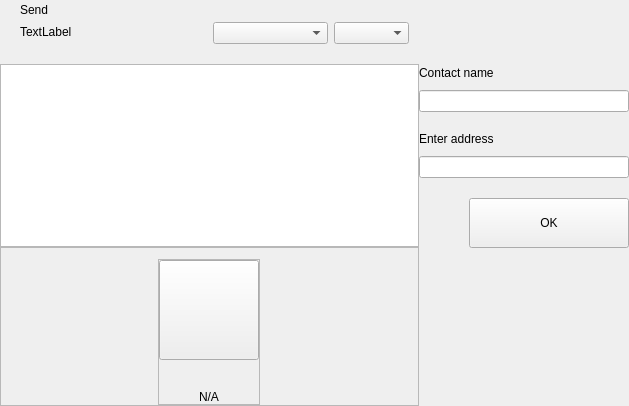
<?xml version="1.0" encoding="UTF-8"?>
<ui version="4.0">
 <class>AddressesWidget</class>
 <widget class="QWidget" name="AddressesWidget">
  <property name="geometry">
   <rect>
    <x>0</x>
    <y>0</y>
    <width>629</width>
    <height>406</height>
   </rect>
  </property>
  <property name="windowTitle">
   <string>Form</string>
  </property>
  <layout class="QHBoxLayout" name="horizontalLayout_2" stretch="2,1">
   <property name="spacing">
    <number>0</number>
   </property>
   <property name="leftMargin">
    <number>0</number>
   </property>
   <property name="topMargin">
    <number>0</number>
   </property>
   <property name="rightMargin">
    <number>0</number>
   </property>
   <property name="bottomMargin">
    <number>0</number>
   </property>
   <item>
    <widget class="QWidget" name="left" native="true">
     <layout class="QVBoxLayout" name="verticalLayout_3">
      <property name="leftMargin">
       <number>0</number>
      </property>
      <property name="topMargin">
       <number>0</number>
      </property>
      <property name="rightMargin">
       <number>0</number>
      </property>
      <property name="bottomMargin">
       <number>0</number>
      </property>
      <item>
       <layout class="QVBoxLayout" name="verticalLayout_21">
        <property name="spacing">
         <number>0</number>
        </property>
        <item>
         <layout class="QHBoxLayout" name="horizontalLayout_3">
          <property name="spacing">
           <number>0</number>
          </property>
          <property name="leftMargin">
           <number>20</number>
          </property>
          <property name="rightMargin">
           <number>10</number>
          </property>
          <item>
           <layout class="QVBoxLayout" name="verticalLayout_8">
            <property name="spacing">
             <number>5</number>
            </property>
            <item>
             <widget class="QLabel" name="labelTitle">
              <property name="text">
               <string>Send</string>
              </property>
             </widget>
            </item>
            <item alignment="Qt::AlignTop">
             <widget class="QLabel" name="labelSubtitle1">
              <property name="text">
               <string>TextLabel</string>
              </property>
             </widget>
            </item>
           </layout>
          </item>
          <item>
           <spacer name="horizontalSpacer11">
            <property name="orientation">
             <enum>Qt::Horizontal</enum>
            </property>
            <property name="sizeHint" stdset="0">
             <size>
              <width>60</width>
              <height>20</height>
             </size>
            </property>
           </spacer>
          </item>
          <item>
           <widget class="QWidget" name="sortWidget" native="true">
            <layout class="QHBoxLayout" name="horizontalLayout_6">
             <property name="leftMargin">
              <number>0</number>
             </property>
             <property name="topMargin">
              <number>22</number>
             </property>
             <property name="rightMargin">
              <number>0</number>
             </property>
             <property name="bottomMargin">
              <number>0</number>
             </property>
             <item>
              <widget class="QComboBox" name="comboBoxSort">
               <property name="sizePolicy">
                <sizepolicy hsizetype="Preferred" vsizetype="Fixed">
                 <horstretch>0</horstretch>
                 <verstretch>0</verstretch>
                </sizepolicy>
               </property>
               <property name="minimumSize">
                <size>
                 <width>115</width>
                 <height>0</height>
                </size>
               </property>
              </widget>
             </item>
             <item>
              <widget class="QComboBox" name="comboBoxSortOrder">
               <property name="sizePolicy">
                <sizepolicy hsizetype="Preferred" vsizetype="Fixed">
                 <horstretch>0</horstretch>
                 <verstretch>0</verstretch>
                </sizepolicy>
               </property>
               <property name="minimumSize">
                <size>
                 <width>75</width>
                 <height>0</height>
                </size>
               </property>
              </widget>
             </item>
            </layout>
           </widget>
          </item>
         </layout>
        </item>
        <item>
         <layout class="QVBoxLayout" name="verticalLayout_6"/>
        </item>
        <item>
         <spacer name="verticalSpacer_4">
          <property name="orientation">
           <enum>Qt::Vertical</enum>
          </property>
          <property name="sizeType">
           <enum>QSizePolicy::Fixed</enum>
          </property>
          <property name="sizeHint" stdset="0">
           <size>
            <width>20</width>
            <height>20</height>
           </size>
          </property>
         </spacer>
        </item>
        <item>
         <widget class="QListView" name="listAddresses">
          <property name="mouseTracking">
           <bool>true</bool>
          </property>
         </widget>
        </item>
        <item>
         <widget class="QFrame" name="emptyContainer">
          <property name="minimumSize">
           <size>
            <width>0</width>
            <height>100</height>
           </size>
          </property>
          <property name="frameShape">
           <enum>QFrame::StyledPanel</enum>
          </property>
          <property name="frameShadow">
           <enum>QFrame::Raised</enum>
          </property>
          <layout class="QVBoxLayout" name="verticalLayout_7" stretch="1,8">
           <property name="spacing">
            <number>0</number>
           </property>
           <property name="leftMargin">
            <number>0</number>
           </property>
           <property name="topMargin">
            <number>0</number>
           </property>
           <property name="rightMargin">
            <number>0</number>
           </property>
           <property name="bottomMargin">
            <number>0</number>
           </property>
           <item>
            <spacer name="verticalSpacer">
             <property name="orientation">
              <enum>Qt::Vertical</enum>
             </property>
             <property name="sizeHint" stdset="0">
              <size>
               <width>20</width>
               <height>20</height>
              </size>
             </property>
            </spacer>
           </item>
           <item alignment="Qt::AlignHCenter|Qt::AlignVCenter">
            <widget class="QFrame" name="emptyScreen">
             <property name="sizePolicy">
              <sizepolicy hsizetype="Expanding" vsizetype="Expanding">
               <horstretch>0</horstretch>
               <verstretch>0</verstretch>
              </sizepolicy>
             </property>
             <property name="frameShape">
              <enum>QFrame::StyledPanel</enum>
             </property>
             <property name="frameShadow">
              <enum>QFrame::Raised</enum>
             </property>
             <layout class="QVBoxLayout" name="verticalLayout">
              <property name="spacing">
               <number>30</number>
              </property>
              <property name="leftMargin">
               <number>0</number>
              </property>
              <property name="topMargin">
               <number>0</number>
              </property>
              <property name="rightMargin">
               <number>0</number>
              </property>
              <property name="bottomMargin">
               <number>0</number>
              </property>
              <item alignment="Qt::AlignHCenter|Qt::AlignVCenter">
               <widget class="QPushButton" name="pushImgEmpty">
                <property name="minimumSize">
                 <size>
                  <width>100</width>
                  <height>100</height>
                 </size>
                </property>
                <property name="maximumSize">
                 <size>
                  <width>100</width>
                  <height>100</height>
                 </size>
                </property>
                <property name="focusPolicy">
                 <enum>Qt::NoFocus</enum>
                </property>
                <property name="text">
                 <string/>
                </property>
                <property name="iconSize">
                 <size>
                  <width>100</width>
                  <height>100</height>
                 </size>
                </property>
               </widget>
              </item>
              <item alignment="Qt::AlignHCenter|Qt::AlignVCenter">
               <widget class="QLabel" name="labelEmpty">
                <property name="styleSheet">
                 <string notr="true"/>
                </property>
                <property name="text">
                 <string>N/A</string>
                </property>
                <property name="alignment">
                 <set>Qt::AlignCenter</set>
                </property>
               </widget>
              </item>
             </layout>
            </widget>
           </item>
          </layout>
         </widget>
        </item>
       </layout>
      </item>
     </layout>
    </widget>
   </item>
   <item>
    <widget class="QWidget" name="right" native="true">
     <layout class="QVBoxLayout" name="verticalLayout_5">
      <property name="leftMargin">
       <number>0</number>
      </property>
      <property name="topMargin">
       <number>0</number>
      </property>
      <property name="rightMargin">
       <number>0</number>
      </property>
      <property name="bottomMargin">
       <number>0</number>
      </property>
      <item>
       <layout class="QVBoxLayout" name="verticalLayout_4">
        <property name="spacing">
         <number>6</number>
        </property>
        <item>
         <widget class="OptionButton" name="btnAddContact" native="true">
          <property name="minimumSize">
           <size>
            <width>0</width>
            <height>50</height>
           </size>
          </property>
         </widget>
        </item>
        <item>
         <widget class="QWidget" name="layoutNewContact" native="true">
          <layout class="QVBoxLayout" name="verticalLayout_71">
           <property name="spacing">
            <number>0</number>
           </property>
           <property name="leftMargin">
            <number>0</number>
           </property>
           <property name="topMargin">
            <number>10</number>
           </property>
           <property name="rightMargin">
            <number>0</number>
           </property>
           <property name="bottomMargin">
            <number>20</number>
           </property>
           <item>
            <layout class="QVBoxLayout" name="verticalLayout11">
             <property name="spacing">
              <number>10</number>
             </property>
             <item>
              <widget class="QLabel" name="labelName">
               <property name="text">
                <string>Contact name</string>
               </property>
              </widget>
             </item>
             <item>
              <widget class="QLineEdit" name="lineEditName"/>
             </item>
            </layout>
           </item>
           <item>
            <spacer name="verticalSpacer_3">
             <property name="orientation">
              <enum>Qt::Vertical</enum>
             </property>
             <property name="sizeType">
              <enum>QSizePolicy::Minimum</enum>
             </property>
             <property name="sizeHint" stdset="0">
              <size>
               <width>20</width>
               <height>20</height>
              </size>
             </property>
            </spacer>
           </item>
           <item>
            <layout class="QVBoxLayout" name="verticalLayout_2">
             <property name="spacing">
              <number>10</number>
             </property>
             <item>
              <widget class="QLabel" name="labelAddress">
               <property name="text">
                <string>Enter address</string>
               </property>
              </widget>
             </item>
             <item>
              <widget class="QLineEdit" name="lineEditAddress"/>
             </item>
            </layout>
           </item>
           <item>
            <spacer name="verticalSpacer_2">
             <property name="orientation">
              <enum>Qt::Vertical</enum>
             </property>
             <property name="sizeType">
              <enum>QSizePolicy::Fixed</enum>
             </property>
             <property name="sizeHint" stdset="0">
              <size>
               <width>20</width>
               <height>20</height>
              </size>
             </property>
            </spacer>
           </item>
           <item>
            <layout class="QHBoxLayout" name="horizontalLayout">
             <property name="spacing">
              <number>0</number>
             </property>
             <item>
              <spacer name="horizontalSpacer_3">
               <property name="orientation">
                <enum>Qt::Horizontal</enum>
               </property>
               <property name="sizeHint" stdset="0">
                <size>
                 <width>40</width>
                 <height>20</height>
                </size>
               </property>
              </spacer>
             </item>
             <item>
              <widget class="QPushButton" name="btnSave">
               <property name="minimumSize">
                <size>
                 <width>160</width>
                 <height>50</height>
                </size>
               </property>
               <property name="focusPolicy">
                <enum>Qt::NoFocus</enum>
               </property>
               <property name="text">
                <string>OK</string>
               </property>
              </widget>
             </item>
            </layout>
           </item>
          </layout>
         </widget>
        </item>
        <item>
         <spacer name="verticalSpacer_5">
          <property name="orientation">
           <enum>Qt::Vertical</enum>
          </property>
          <property name="sizeHint" stdset="0">
           <size>
            <width>20</width>
            <height>40</height>
           </size>
          </property>
         </spacer>
        </item>
       </layout>
      </item>
     </layout>
    </widget>
   </item>
  </layout>
 </widget>
 <customwidgets>
  <customwidget>
   <class>OptionButton</class>
   <extends>QWidget</extends>
   <header>qt/rscoin/optionbutton.h</header>
   <container>1</container>
  </customwidget>
 </customwidgets>
 <resources/>
 <connections/>
</ui>
